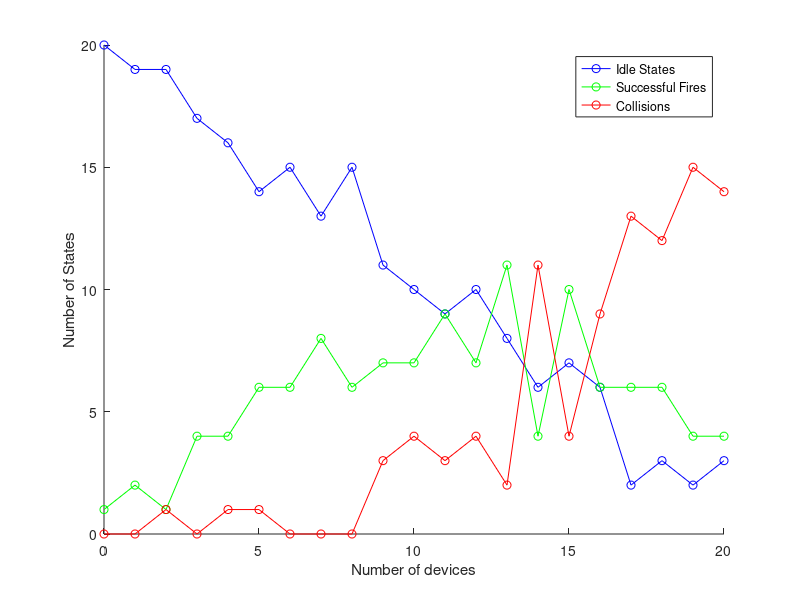
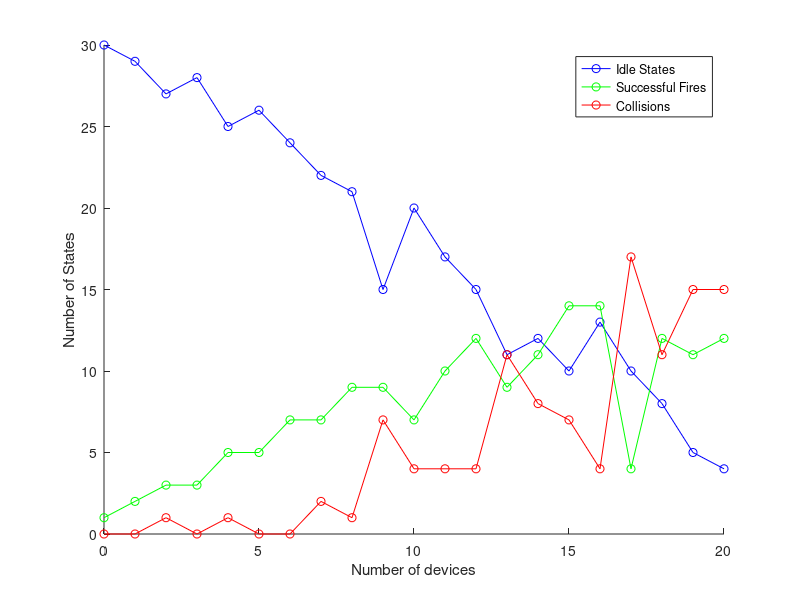
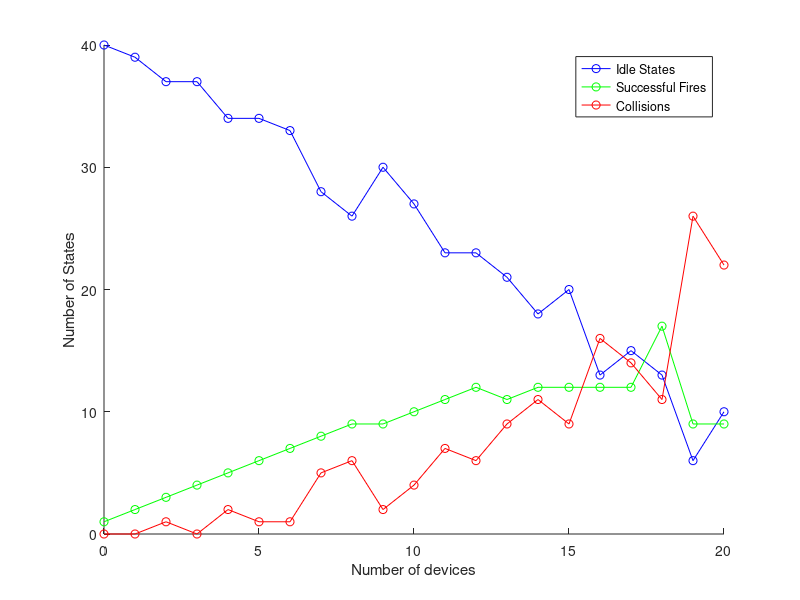

These charts were generated, in order, by the following MATLAB code:


ChangeOfDeviceFirering = 0.10; 

for M = 20:10:40 % time slots
idleList = [];
succList = [];
collList = [];

%these are looped to handle single values, .
for N = 0:1:20 % devices
    
        ListOfFiredDevices = [];
        idles = 0; % counts idle states
        succ = 0; % counts succ states
        colls = 0; % counts colls states
        for amountOfSlots = 0:M
            DevicesTryingToFireOf = [];
            for deviceNumber = 0:N
                if(~ismember(deviceNumber,ListOfFiredDevices))
                   if(rand() <= ChangeOfDeviceFirering)
                        DevicesTryingToFireOf(end + 1) = deviceNumber;
                   end
                end                
            end
            if(length(DevicesTryingToFireOf) == 0)
                idles = idles + 1;
            end
            if(length(DevicesTryingToFireOf) == 1)
                succ = succ + 1;
                ListOfFiredDevices = [ListOfFiredDevices, DevicesTryingToFireOf];
            end
            if(length(DevicesTryingToFireOf) > 1)
                colls = colls + 1;
            end
        end
        % Store the results for the current time slot
        fprintf('Time Slots %d: Fired Devices %d = %s\n', M, length(ListOfFiredDevices), mat2str(ListOfFiredDevices));
        idleList(end + 1) = idles;
        succList(end + 1) = succ;
        collList(end + 1) = colls;
    
end


figure; %making figure
hold on;
xlabel('Number of devices');
ylabel('Number of States');
%legend('Pure ALOHA', 'Slotted ALOHA');

% Plot the results
plot(0:(length(idleList)-1), idleList, 'b-o', 'DisplayName', 'Idle States');
plot(0:(length(succList)-1), succList, 'g-o', 'DisplayName', 'Successful Fires');
plot(0:(length(collList)-1), collList, 'r-o', 'DisplayName', 'Collisions');
legend('show');
hold off;
end
